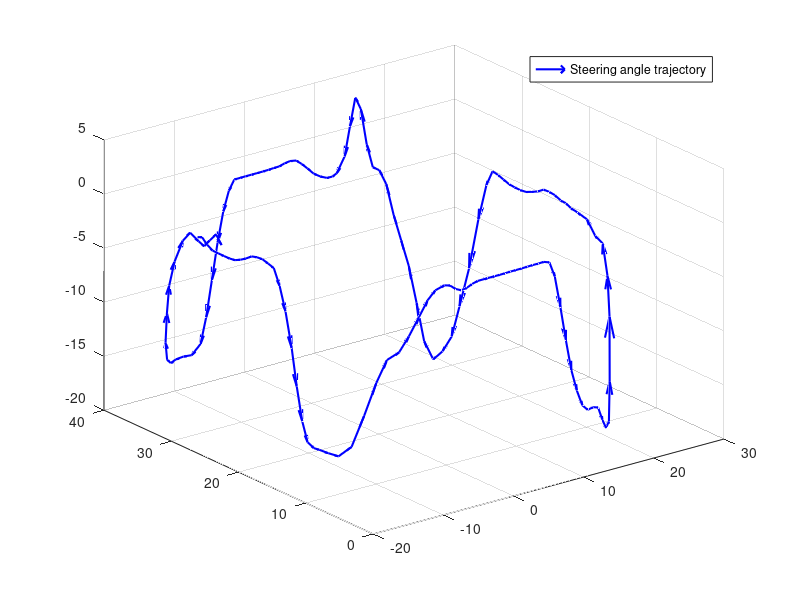

Source code (MATLAB): (Note: this script raises an error after producing the figure.)
clc 
clear all
% close all

curDir = pwd;
% dataDir = ['C:\Users\hafsa\OneDrive\Desktop\DAMIAN CODES'];                                                % Directory where raw data stored
list = {'PM','UTurn',' ObstacleAvoidance','Emergency Stop'}; %,'WaWb'
[index,tf] = listdlg('PromptString','Select a file from below:',...
    'SelectionMode','single',...
    'ListString',list);

%% Load data
% cd(dataDir)

if index ==1  % Perimeter Monitering
    load('PMDatafile.mat')
    X = structSyncData.Filtered.xPos;
    Y = structSyncData.Filtered.yPos;
    
    S = structSyncData.Filtered.S;
    V = structSyncData.Filtered.V;
elseif index ==2  % U-Turn
    
    load('UturnDatafile.mat')
    X = structSyncData.Filtered.xPos;
    Y = structSyncData.Filtered.yPos;
    
    S = structSyncData.Filtered.S;
    V = structSyncData.Filtered.V;
elseif index ==3  % Obstacle Avoidance
    
    load('OADatafile.mat')
    X = structSyncData.Filtered.xPos;
    Y = structSyncData.Filtered.yPos;
    
    S = structSyncData.Filtered.S;
    V = structSyncData.Filtered.V;   
elseif index ==4  % Obstacle Avoidance
    
    load('ESDatafile.mat')
    X = structSyncData.Filtered.xPos;
    Y = structSyncData.Filtered.yPos;
    
    S = structSyncData.Filtered.S;
    V = structSyncData.Filtered.V;
end

%% STEERING  ANGLE DATA
figS = figure;
%scatter3(X(1:740),Y(1:740),S(1:740),'o','MarkerFaceColor', 'b')
quiver3(X(1:5:735),Y(1:5:735),S(1:5:735),diff(X(1:5:736)),diff(Y(1:5:736)),diff(S(1:5:736)),'LineWidth',1.5,'Color','b','AutoScale', 'off')

leg = legend('Steering angle trajectory');
leg.FontSize = 18;
leg.Position = [0.5728    0.8152    0.3521    0.0406];

hold on
ax = gca;
ax.FontSize = 18;
xLab = xlabel('$x$','FontSize', 35,'Interpreter','latex');
yLab = ylabel('$y$','FontSize', 35,'Interpreter','latex');
zLab = zlabel('$s$','FontSize', 35,'Interpreter','latex');

yLab.Position = [-25  28  -34.9063];
xLab.Position = [6    0.5  -35];

figS.Position = [427 80 886 862];
outerpos = ax.OuterPosition;
ti = ax.TightInset;
left = outerpos(1) + ti(1);
bottom = outerpos(2) + ti(2);
ax_width = outerpos(3) - ti(1) - ti(3);
ax_height = outerpos(4) - ti(2) - ti(4);
ax.Position = [left bottom ax_width ax_height];
set(figS,'Units','Inches');
pos = get(figS,'Position');
set(figS,'PaperPositionMode','Auto','PaperUnits','Inches','PaperSize',[pos(3), pos(4)])
% cd('D:\PHD\SMC19\SMC19 codes')
% print(figS,'PM','-dpdf','-r0')
hold on

%% VELOCITY DATA
figV = figure;
% scatter3(X(1:740),Y(1:740),V(1:740),'o','MarkerFaceColor', 'b')
quiver3(X(1:10:730),Y(1:10:730),V(1:10:730),diff(X(1:10:740)),diff(Y(1:10:740)),diff(V(1:10:740)),'LineWidth',1.5,'Color','b','AutoScale', 'off')


leg = legend('Rotor velocity trajectory');
leg.FontSize = 18;
leg.Position = [0.2003 0.7398 0.3521 0.0406];
hold on
ax = gca;
ax.FontSize = 18;
xLab = xlabel('$x$','FontSize', 35,'Interpreter','latex');
yLab = ylabel('$y$','FontSize', 35,'Interpreter','latex');
zLab = zlabel('$v$','FontSize', 35,'Interpreter','latex');

yLab.Position = [-26.9883   27    5.4371];
xLab.Position = [7   -1.1781    5.4451];


figV.Position = [427 80 886 862];
outerpos = ax.OuterPosition;
ti = ax.TightInset;
left = outerpos(1) + ti(1);
bottom = outerpos(2) + ti(2);
ax_width = outerpos(3) - ti(1) - ti(3);
ax_height = outerpos(4) - ti(2) - ti(4);
ax.Position = [left bottom ax_width ax_height];
set(figV,'Units','Inches');
pos = get(figV,'Position');
set(figV,'PaperPositionMode','Auto','PaperUnits','Inches','PaperSize',[pos(3), pos(4)])
% cd('D:\PHD\SMC19\SMC19 codes')
% print(figV,'PM','-dpdf','-r0')
zlim([5.5 5.9])
hold on